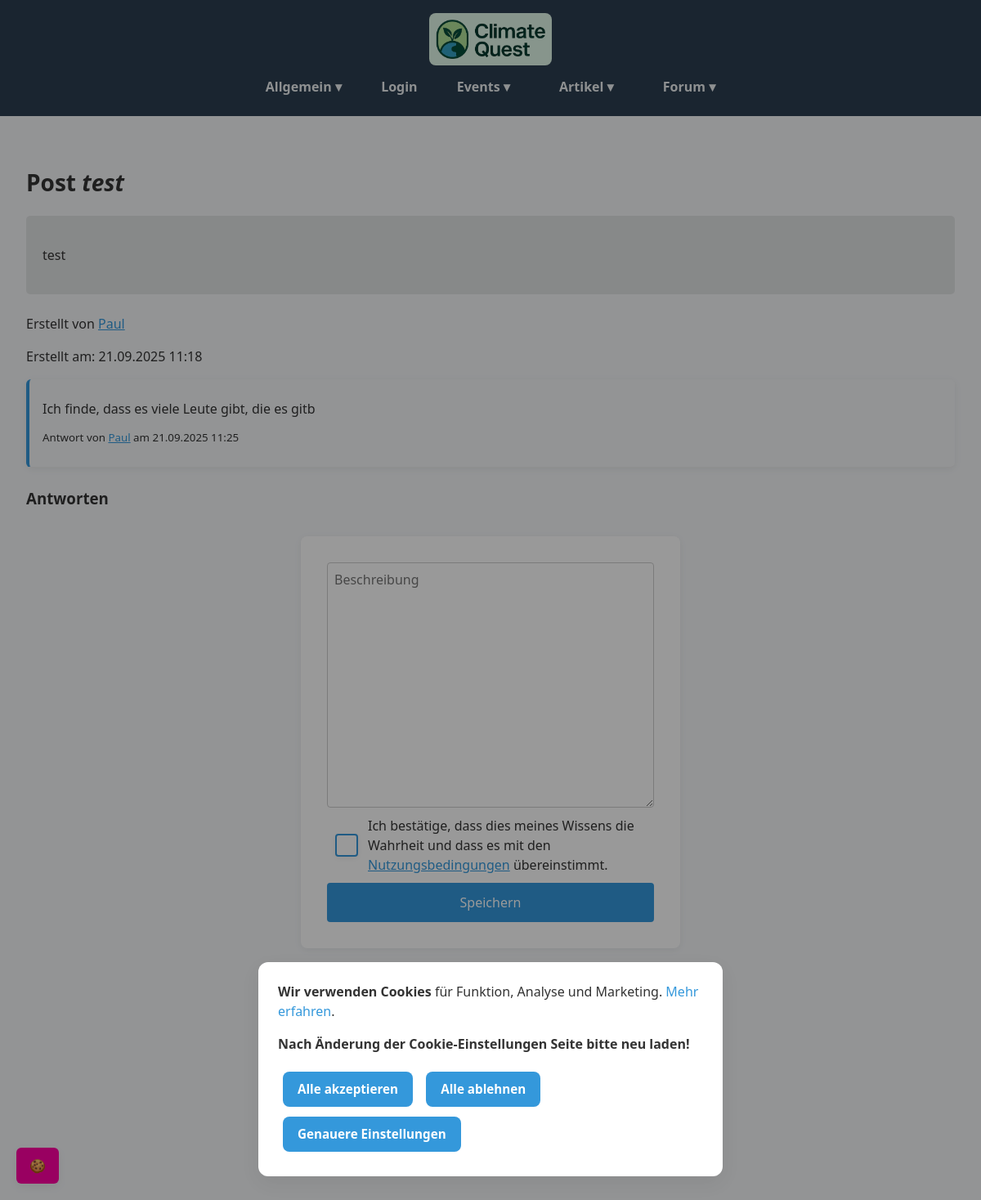
/forum/post_detail/1/, run on an earlier commit of the app's database.
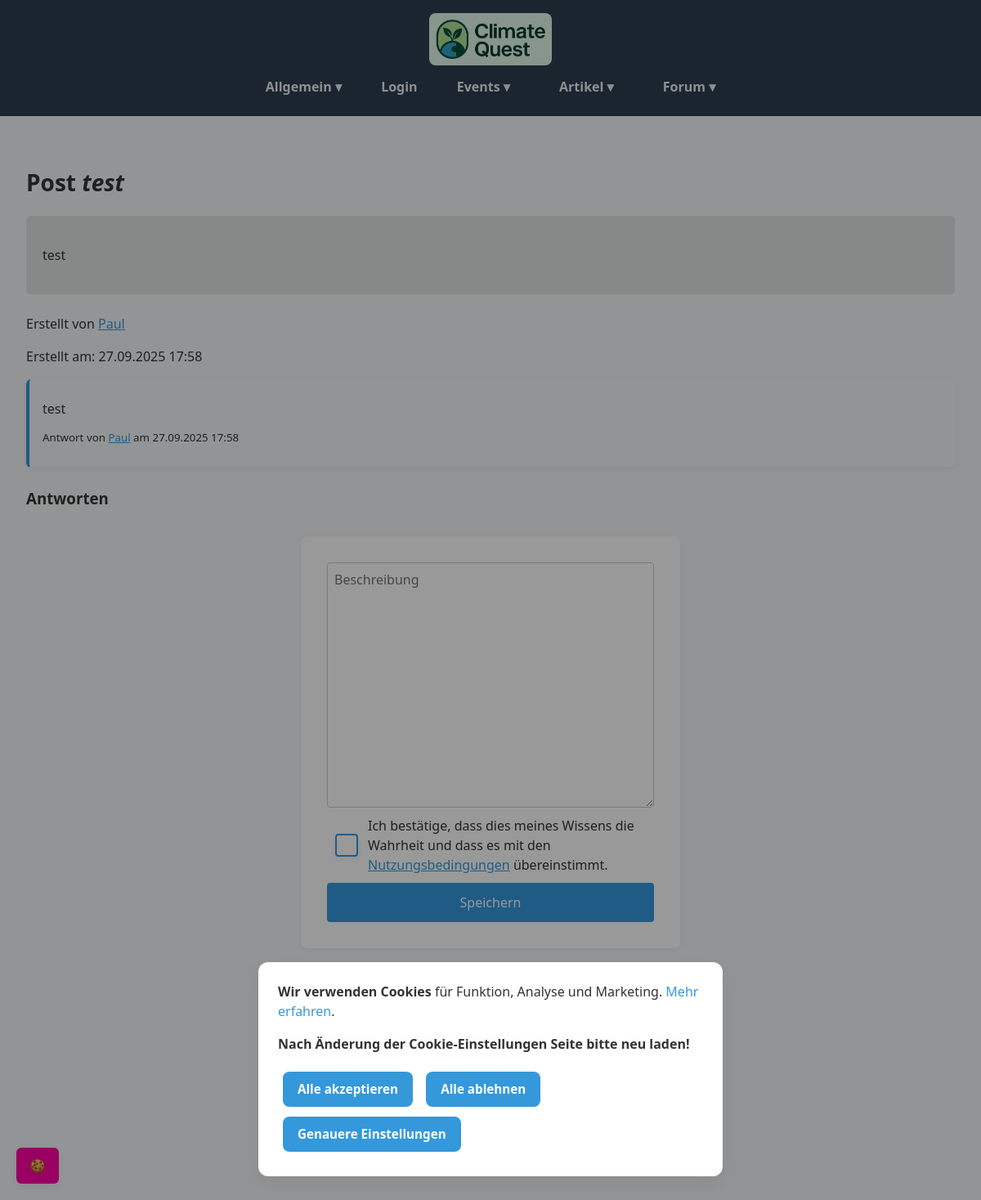
And on a later commit of the database.
### forum/models.py (models this page shows, shortened)
class ForumPost(models.Model):
    title = models.CharField(max_length=200)
    content = models.TextField()
    date_time = models.DateTimeField(default=timezone.now)
    creator = models.ForeignKey(User, on_delete=models.CASCADE)

class Answer(models.Model):
    content = models.TextField()
    date_time = models.DateTimeField(default=timezone.now)
    creator = models.ForeignKey(User, on_delete=models.CASCADE)
    forum_post = models.ForeignKey(ForumPost, on_delete=models.CASCADE, related_name='answers')

### forum/views.py (the view, shortened to what this page needs)
# urls.py: path('post_detail/<int:post_id>/', post_detail, name='post_detail')
def post_detail(request, post_id):
    try:
        post = ForumPost.objects.get(id=post_id)
    except ForumPost.DoesNotExist:
        messages.error(request, all_messages['post_not_found'])
        return redirect('forum_overview')
    return render(request, './forum_detail.html', {'post': post, 'answers': post.answers.all()})

### forum/templates/forum_detail.html (shortened to what this page needs)
{% extends "base.html" %}
{% block content %}
    <h1>Post <i>{{ post.title }}</i></h1>
    <div class="artikel-content"><p>{{ post.content|safe }}</p></div>
    <br>
    <p>Erstellt von <a href="{% url 'klimapunkte_view' post.creator.id %}">{{ post.creator }}</a></p>
    <p>Erstellt am: {{ post.date_time|date:"d.m.Y H:i" }}</p>
    {% for answer in answers %}
        <div class="answer">
            <p>{{ answer.content|safe }}</p>
            <p><small>Antwort von <a href="{% url 'klimapunkte_view' answer.creator.id %}">{{ answer.creator }}</a>
                am {{ answer.date_time|date:"d.m.Y H:i" }}</small></p>
        </div>
    {% endfor %}
    <h3>Antworten</h3>
    <form method="post" onsubmit="fillEditor(event)">
        <div id="content_editor" class="quill-editor"></div>
        <label class="custom-checkbox">
            <span class="checkmark"></span>
            <span class="label-text">Ich bestätige, dass dies meines Wissens die Wahrheit und dass es mit den <a
                    href="{% url 'nutzungsbedingungen' %}">Nutzungsbedingungen</a> übereinstimmt.</span>
        </label>
        <button type="submit">Speichern</button>
    </form>
{% endblock %}

What changed in the data, as far as the page shows it:
changed ForumPost "test": date_time "21.09.2025 11:18" → "27.09.2025 17:58"
changed Answer "Paul": content "Ich finde, dass es viele Leute gibt, die es gitb" → "test"; date_time "21.09.2025 11:25" → "27.09.2025 17:58"
